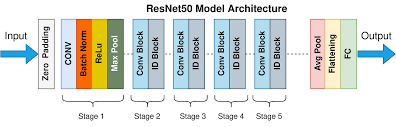
#> input picture src/my_projects/resent50.png, 396 x 127 px
$ python photo_resizing.py
#> lines starting #> are read from the running program, lines starting #| are printed output that depends on the picture
import cv2

def resize_image(input_image_path, output_image_path, size):
    # Read the image from file
#> called with input_image_path = 'src/my_projects/resent50.png', output_image_path = 'src/my_projects/resent50_small.png', size = (400, 300)
    image = cv2.imread(input_image_path)
#> image is the input picture: shape (127, 396, 3); mean B, G, R 220, 224.5, 221.2

    # Resize the image
    resized_image = cv2.resize(image, size, interpolation=cv2.INTER_AREA)
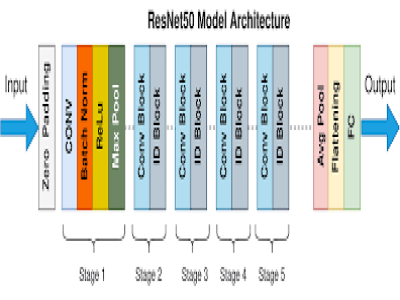
#> resized_image: shape (300, 400, 3); mean B, G, R 220, 224.5, 221.2

    # Save the resized image
    cv2.imwrite(output_image_path, resized_image)
    print(f"The image has been resized to {size} and saved as {output_image_path}")

# Example usage
input_image_path = 'src/my_projects/resent50.png'
output_image_path = 'src/my_projects/resent50_small.png'
size = (400, 300)  # Desired size as (width, height)

resize_image(input_image_path, output_image_path, size)

# [5 lines of commented-out code are left out]
